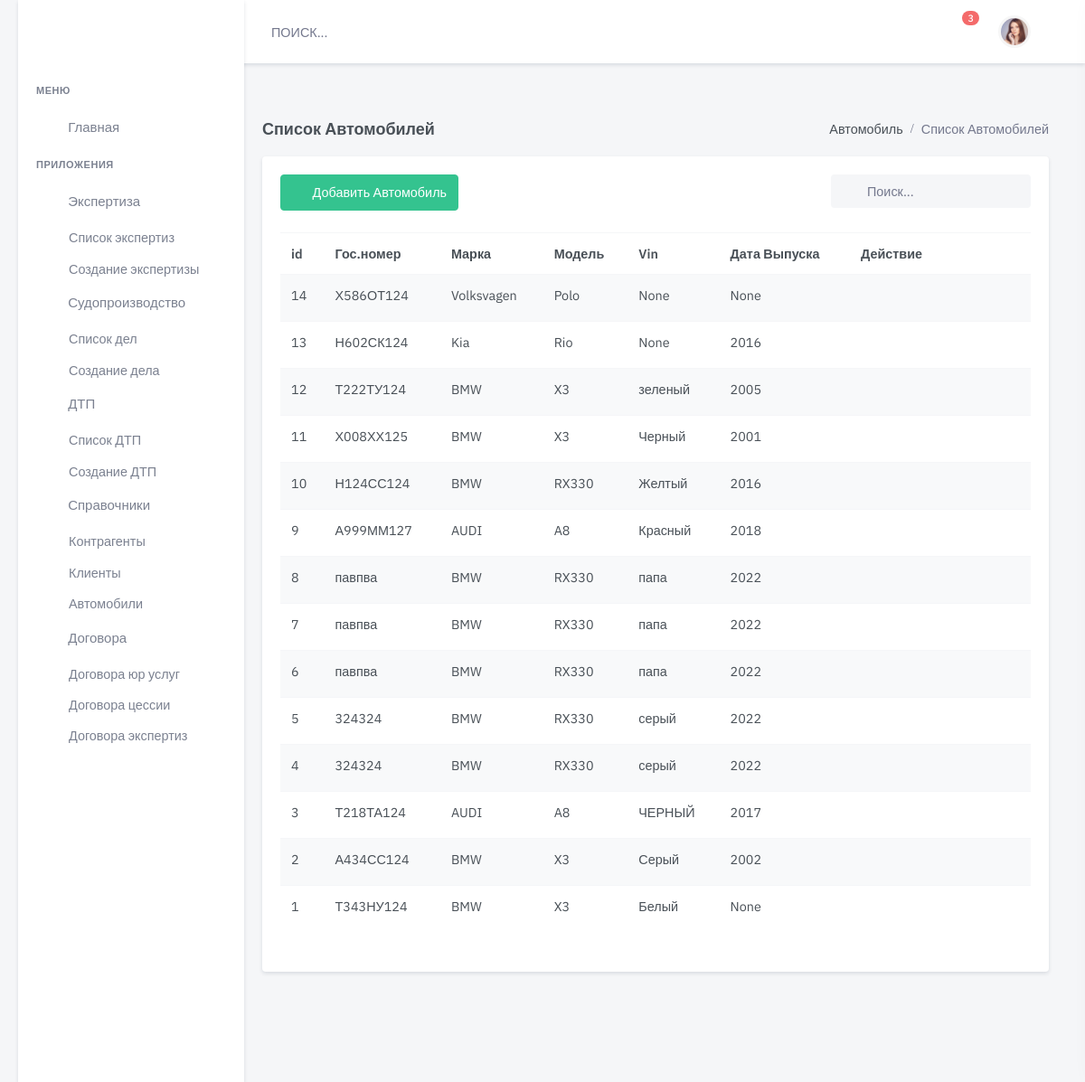
/auto/, run on an earlier commit of the app's database.
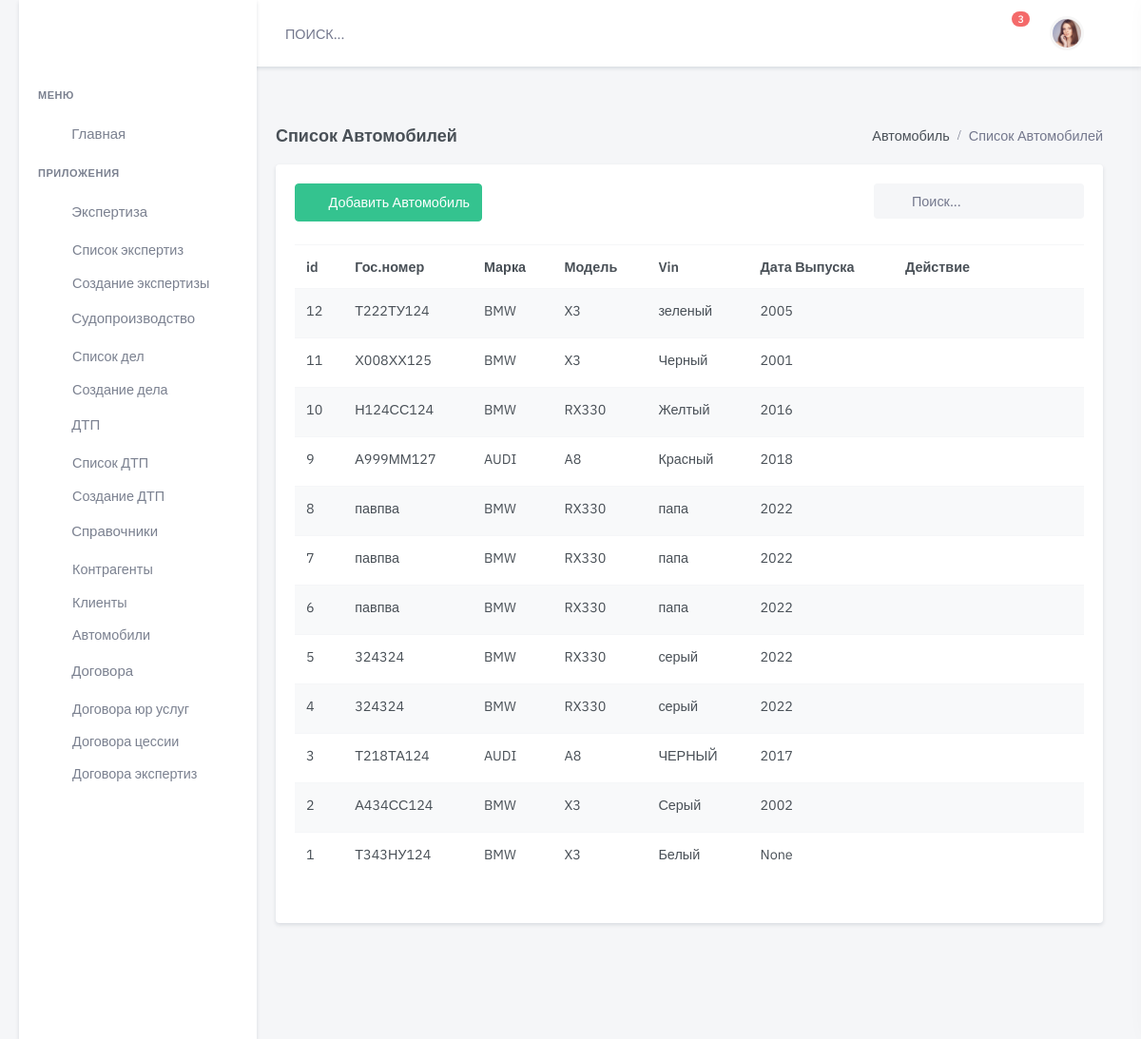
And on a later commit of the database.
### auto/models.py (models this page shows, shortened)
class Car(models.Model):
    model = models.ForeignKey(
        Model, blank=True,
        on_delete=models.CASCADE,
        related_name='model',
        null=True,
        verbose_name='Модель '
    )
    marka = models.ForeignKey(
        Brend,
        blank=True,
        on_delete=models.CASCADE,
        related_name='marka',
        null=True,
        verbose_name='Марка '
    )
    number = models.CharField(
        max_length=24,
        blank=True,
        null=True,
        default=None,
        verbose_name='Гос.номер '
    )
    color = models.CharField(
        max_length=24,
        blank=True,
        null=True,
        default=None,
        verbose_name='Цвет')
    date_made = models.PositiveSmallIntegerField(
        blank=True,
        null=True,
        verbose_name='Год выпуска'
    )
    sts_s = models.CharField(
        max_length=4,
        blank=True,
        null=True,
        default=None,
        verbose_name='Серия СТС'
    )
    sts_n = models.CharField(
        max_length=11,
        blank=True,
        null=True,
        default=None,
        verbose_name='Номер СТС')
    sts_date = models.DateField(
        blank=True,
        null=True,
        default=None,
        verbose_name='Дата выдачи СТС'
    )
    pts_s = models.CharField(
        max_length=4,
        blank=True,
        null=True,
        default=None,
        verbose_name='Серия ПТС'
    )
    pts_n = models.CharField(
        max_length=11,
        blank=True,
        null=True,
        default=None,
        verbose_name='Номер ПТС'
    )
    pts_date = models.DateField(
        blank=True,
        null=True,
        default=None,
        verbose_name='Дата выдачи ПТС'
    )
    vin = models.CharField(
        max_length=24,
        blank=True,
        null=True,
        default=None,
        verbose_name='VIN номер')
    driver = models.CharField(
        max_length=24,
        blank=True,
        null=True,
        default=None,
        verbose_name='Сделать ссылку на клиента ')
    Comment = models.CharField(
        max_length=500,
        blank=True, null=True,
        default=None,
        verbose_name='Комментарий'
    )
    is_active = models.BooleanField(default=True)
    created = models.DateTimeField(auto_now_add=True, auto_now=False)
    updated = models.DateTimeField(auto_now_add=False, auto_now=True)
    class Meta:
        verbose_name = "Транспортное средство  "
        verbose_name_plural = "Транспортные средства"
        ordering = ['-created']

class Brend(models.Model):
    name = models.CharField(
        max_length=30,
        blank=True,
        null=True,
        default=None,
        verbose_name='Марка ТС ')
    is_active = models.BooleanField(default=True)
    created = models.DateTimeField(auto_now_add=True, auto_now=False)
    updated = models.DateTimeField(auto_now_add=False, auto_now=True)
    def __str__(self):
        return self.name
    class Meta:
        verbose_name = "Марка ТС"
        verbose_name_plural = "Марки ТС"

class Model(models.Model):
    name = models.CharField(
        max_length=30,
        blank=True,
        null=True,
        default=None,
        verbose_name='Модель ТС '
    )
    brand_auto = models.ForeignKey(
        Brend,
        on_delete=models.CASCADE,
        verbose_name='Марка Авто'
    )
    is_active = models.BooleanField(default=True)
    created = models.DateTimeField(auto_now_add=True, auto_now=False)
    updated = models.DateTimeField(auto_now_add=False, auto_now=True)
    def __str__(self):
        return '{}'.format(self.name)
    class Meta:
        db_table = 'automarket_target_model'
    ordering = ['brand_auto', 'name']
    verbose_name = "Модель ТС"
    verbose_name_plural = "Модель ТС"

### auto/views.py (the view)
# urls.py: path('', auto_list, name='auto-list'),
def auto_list(request):
    auto = Car.objects.all()
    return render(request, 'dist/handbk/auto/auto-list.html', {'results': auto})

### templates/dist/handbk/auto/auto-list.html (shortened to what this page needs)
{% extends 'dist/include/base.html' %}
{% load static %}
{% block content %}
  <div class="main-content">
    <div class="page-content">
      <div class="container-fluid">
        <div class="row">
          <div class="col-12">
            <div class="page-title-box d-flex align-items-center justify-content-between">
              <h4 class="mb-0">Список Автомобилей</h4>
              <div class="page-title-right">
                <ol class="breadcrumb m-0">
                  <li class="breadcrumb-item"><a href="javascript: void(0);">Автомобиль</a></li>
                  <li class="breadcrumb-item active">Список Автомобилей</li>
                </ol>
              </div>
            </div>
          </div>
        </div>
        <div class="row">
          <div class="col-lg-12">
            <div class="card">
              <div class="card-body">
                <div class="row mb-2">
                  <div class="col-md-6">
                    <div class="mb-3">
                      <a href="{% url 'auto-new' %}" class="btn btn-success waves-effect waves-light">
                        <i class="mdi mdi-plus me-2"></i> Добавить Автомобиль</a>
                    </div>
                  </div>
                  <div class="col-md-6">
                    <div class="form-inline float-md-end mb-3">
                      <div class="search-box ms-2">
                        <div class="position-relative">
                          <form>
                            <input name="find" type="text" id="find" onclick="this.select();"
                                   class="form-control rounded bg-light border-0" placeholder="Поиск...">
                          </form>
                        </div>
                      </div>
                    </div>
                  </div>
                </div>
                <div class="table-responsive mb-4">
                  <table class="table table-striped table-nowrap mb-0">
                    <thead>
                    <tr>
                      <th scope="col">id</th>
                      <th scope="col">Гос.номер</th>
                      <th scope="col">Марка</th>
                      <th scope="col">Модель</th>
                      <th scope="col">Vin</th>
                      <th scope="col">Дата Выпуска</th>
                      <th scope="col" style="width: 200px;">Действие</th>
                    </tr>
                    </thead>
                    <tbody>
                    {% for item in results %}
                      <tr>
                        <td>
                          <a href="/auto/edit/{{ item.id }}/" class="text-body">{{ item.id }}</a>
                        </td>
                        <td>
                          <a href="/auto/edit/{{ item.id }}/" class="text-body">{{ item.number }}</a>
                        </td>
                        <td>{{ item.marka }}</td>
                        <td>{{ item.model }}</td>
                        <td>{{ item.color }}</td>
                        <td>{{ item.date_made }}</td>
                        <td>
                          <ul class="list-inline mb-0">
                            <li class="list-inline-item">
                              <a href="javascript:void(0);" class="px-2 text-danger"></a>
                            </li>
                            <li class="list-inline-item dropdown">
                              <a class="text-muted dropdown-toggle font-size-18 px-2" href="#"
                                 role="button"
                                 data-bs-toggle="dropdown" aria-haspopup="true">
                              </a>
                            </li>
                          </ul>
                        </td>
                      </tr>
                    {% endfor %}
                    </tbody>
                  </table>
                </div>
              </div>
            </div>
          </div>
        </div>
      </div>
    </div>
  </div>
{% endblock content %}

### templates/dist/include/base.html (shortened to what this page needs)
{% load static %}
<!DOCTYPE html>
<div lang="ru">
    <head>
        <link href="static/css/accident-main.css" rel="stylesheet" type="text/css">
        <link href="/static/assets/css/bootstrap.min.css" id="bootstrap-style" rel="stylesheet" type="text/css"/>
        <link href="/static/assets/libs/@chenfengyuan/datepicker/datepicker.min.css" rel="stylesheet">
        <link href="/static/assets/libs/bootstrap-datepicker/css/bootstrap-datepicker.min.css" rel="stylesheet' %}">
        <link href="/static/assets/css/icons.min.css" rel="stylesheet" type="text/css"/>
        <link href="/static/assets/libs/select2/css/select2.min.css" rel="stylesheet" type="text/css"/>
        <link href="/static/assets/libs/datatables.net-responsive-bs4/css/responsive.bootstrap4.min.css"
              rel="stylesheet" type="text/css"/>
        <link href="/static/assets/css/app.min.css" id="app-style" rel="stylesheet" type="text/css"/>
    </head>
    <body>
    <div id="layout-wrapper">
        {% block topbar%}
        {% include "dist/include/topbar.html" %}
        {% endblock %}
        {% block sidebar%}
        {% include "dist/include/sidebar.html" %}
        {% endblock %}
        {% block content %}{% endblock %}
                </div>
            </div>
    <link href="/static/assets/libs/datatables.net-bs4/css/dataTables.bootstrap4.min.css" rel="stylesheet"
          type="text/css"/>
    <link href="/static/assets/libs/datatables.net-buttons-bs4/css/buttons.bootstrap4.min.css" rel="stylesheet"
          type="text/css"/>
</body>
</html>

### templates/dist/include/topbar.html (shortened to what this page needs)
        <header id="page-topbar">
            <div class="navbar-header">
                <div class="d-flex">
                    <form class="app-search d-none d-lg-block">
                        <div class="position-relative">
                            <input type="text" class="form-control" placeholder="ПОИСК...">
                        </div>
                    </form>
                </div>
                <div class="d-flex">
                    <div class="dropdown d-none d-lg-inline-block ms-1">
                        <button type="button" class="btn header-item noti-icon waves-effect"
                                data-bs-toggle="dropdown" aria-haspopup="true" aria-expanded="false">
                        </button>
                        <div class="dropdown d-none d-lg-inline-block ms-1">
                            <button type="button" class="btn header-item noti-icon waves-effect"
                                    data-bs-toggle="fullscreen">
                            </button>
                        </div>
                        <div class="dropdown d-inline-block">
                            <button type="button" class="btn header-item noti-icon waves-effect"
                                    id="page-header-notifications-dropdown"
                                    data-bs-toggle="dropdown" aria-haspopup="true" aria-expanded="false">
                                <span class="badge bg-danger rounded-pill">3</span>
                            </button>
                        </div>
                        <div class="dropdown d-inline-block">
                            <button type="button" class="btn header-item waves-effect" id="page-header-user-dropdown"
                                    data-bs-toggle="dropdown" aria-haspopup="true" aria-expanded="false">
                                <img class="rounded-circle header-profile-user"
                                     src="/assets/images/users/avatar-4.jpg"
                                     alt="Header Avatar">
                            </button>
                        </div>
                        <div class="dropdown d-inline-block">
                            <button type="button" class="btn header-item noti-icon right-bar-toggle waves-effect">
                            </button>
                        </div>
                    </div>
                </div>
            </div>
        </header>

### templates/dist/include/sidebar.html (shortened to what this page needs)
    <div class="vertical-menu">
      <button type="button" class="btn btn-sm px-3 font-size-16 header-item waves-effect vertical-menu-btn">
        <i class="fa fa-fw fa-bars"></i>
      </button>
      <div data-simplebar class="sidebar-menu-scroll">
        <div id="sidebar-menu">
          <ul class="metismenu list-unstyled" id="side-menu">
            <li class="menu-title">Меню</li>
            <li>
              <a href="base.html">
                <i class="uil-home-alt"></i>
                <span>Главная</span>
              </a>
            </li>
            <li class="menu-title">Приложения</li>
            <li>
              <a href="javascript: void(0);" class="has-arrow waves-effect">
                <i class="uil-invoice"></i>
                <span>Экспертиза</span>
              </a>
              <ul class="sub-menu" aria-expanded="false">
                <li><a href={% url 'expert-list' %}>Список экспертиз</a></li>
                <li><a href={% url 'expert-new' %}>Создание экспертизы</a></li>
              </ul>
            </li>
            <li>
              <a href="javascript: void(0);" class="has-arrow waves-effect">
                <i class="uil-invoice"></i>
                <span>Судопроизводство</span>
              </a>
              <ul class="sub-menu" aria-expanded="false">
                <li><a href={% url 'court-list' %}>Список дел</a></li>
                <li><a href={% url 'court-new' %}>Создание дела</a></li>
              </ul>
            </li>
            <li>
              <a href="javascript: void(0);" class="has-arrow waves-effect">
                <i class="uil-invoice"></i>
                <span>ДТП</span>
              </a>
              <ul class="sub-menu" aria-expanded="false">
                <li><a href={% url 'accident-list' %}>Список ДТП</a></li>
                <li><a href={% url 'accident-new' %}>Создание ДТП</a></li>
              </ul>
            </li>
            <li>
              <a href="javascript: void(0);" class="has-arrow waves-effect">
                <i class="uil-book-alt"></i>
                <span>Справочники</span>
              </a>
              <ul class="sub-menu" aria-expanded="false">
                <li><a href={% url 'company-list' %}>Контрагенты</a></li>
                <li><a href={% url 'client-list' %}>Клиенты</a></li>
                <li><a href={% url 'auto-list' %}>Автомобили</a></li>
              </ul>
            </li>
            <li>
              <a href="javascript: void(0);" class="has-arrow waves-effect">
                <i class="uil-invoice"></i>
                <span>Договора</span>
              </a>
              <ul class="sub-menu" aria-expanded="false">
                <li><a href={% url 'expert-list' %}>Договора юр услуг</a></li>
                <li><a href={% url 'expert-list' %}>Договора цессии</a></li>
                <li><a href={% url 'expert-list' %}>Договора экспертиз</a></li>
              </ul>
            </li>
          </ul>
        </div>
      </div>
    </div>

### static/css/accident-main.css (style rules this page uses)
body { font-family: sans-serif; background: #E8E8E8; padding: 20px; font-size: 17px; }
@media (max-width:1311px) { body { margin:0%; } }

What changed in the data, as far as the page shows it:
removed Car: id "14", number "Х586ОТ124", marka "Volksvagen", model "Polo", color "None", date_made "None"
removed Car: id "13", number "Н602СК124", marka "Kia", model "Rio", color "None", date_made "2016"
